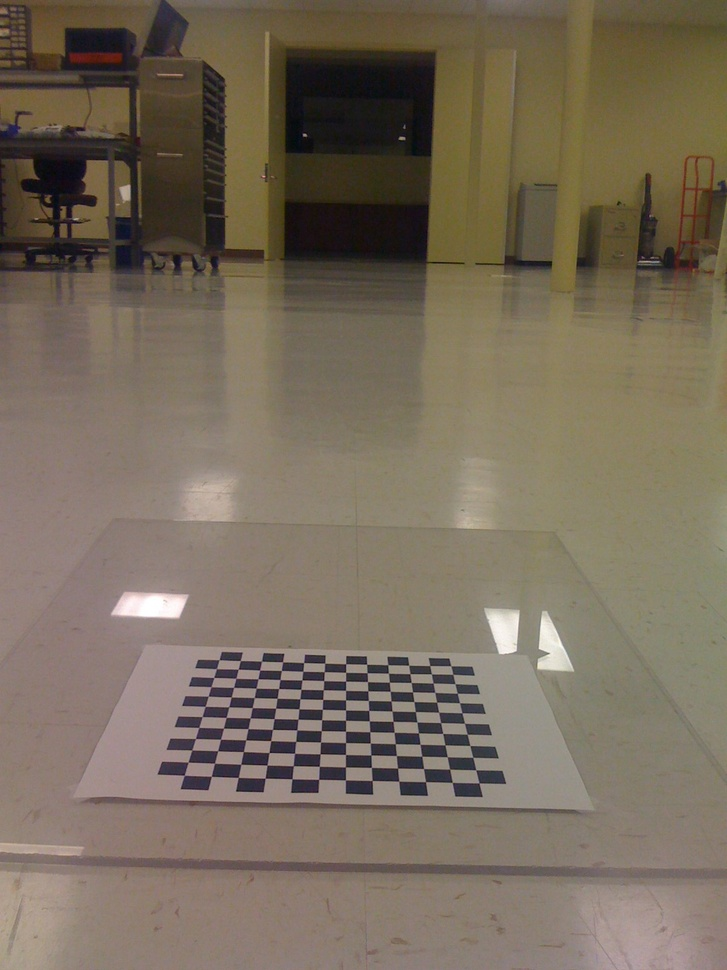
//> input picture Learning-OpenCV-3_examples/datas/birdseye/IMG_0214.jpg, 727 x 970 px, shrunk from 1200 x 1600 before the run
$ ./example_11-02 ../../datas/birdseye/IMG_0214.jpg   (built with g++ and OpenCV 4)
//> lines starting //> are read from the running program, lines starting //| are printed output that depends on the picture; after the words box and inside, x2 and y2 are one past the last pixel; in counts of white or black regions, pixels touching at a corner belong together
// Example 11-2. Code for perspective transformation
// Compute a perspective transformation between the 4 src control points
// in srcQuad to 4 dst control points in dstQuad and apply it the image.

#include "stdafx.h"
#include "..\..\_opencv.h"
#include <iostream>

using namespace std;

int main(int argc, char** argv) {

	if (argc != 2) {
		cout << "Perspective Warp\nUsage: " << argv[0] << " <imagename>\n" << endl;
		return -1;
	}

	cv::Mat src = cv::imread(argv[1], 1);
//> src is the input picture: 970 rows x 727 cols, CV_8UC3; mean B, G, R 91.8, 108.2, 120.2
	if (src.empty()) { cout << "Can not load " << argv[1] << endl; return -1; }

	cv::Point2f srcQuad[] = {
		cv::Point2f(0, 0),                   // src Top left
		cv::Point2f(src.cols - 1, 0),          // src Top right
		cv::Point2f(src.cols - 1, src.rows - 1), // src Bottom right
		cv::Point2f(0, src.rows - 1)           // src Bottom left
	};

	cv::Point2f dstQuad[] = {
		cv::Point2f(src.cols*0.05f, src.rows*0.33f),
		cv::Point2f(src.cols*0.9f, src.rows*0.25f),
		cv::Point2f(src.cols*0.8f, src.rows*0.9f),
		cv::Point2f(src.cols*0.2f, src.rows*0.7f)
	};

	// COMPUTE PERSPECTIVE MATRIX
	//
	cv::Mat warp_mat = cv::getPerspectiveTransform(srcQuad, dstQuad);
	cv::Mat dst;
	cv::warpPerspective(src, dst, warp_mat, src.size(), cv::INTER_LINEAR,
		cv::BORDER_CONSTANT, cv::Scalar());
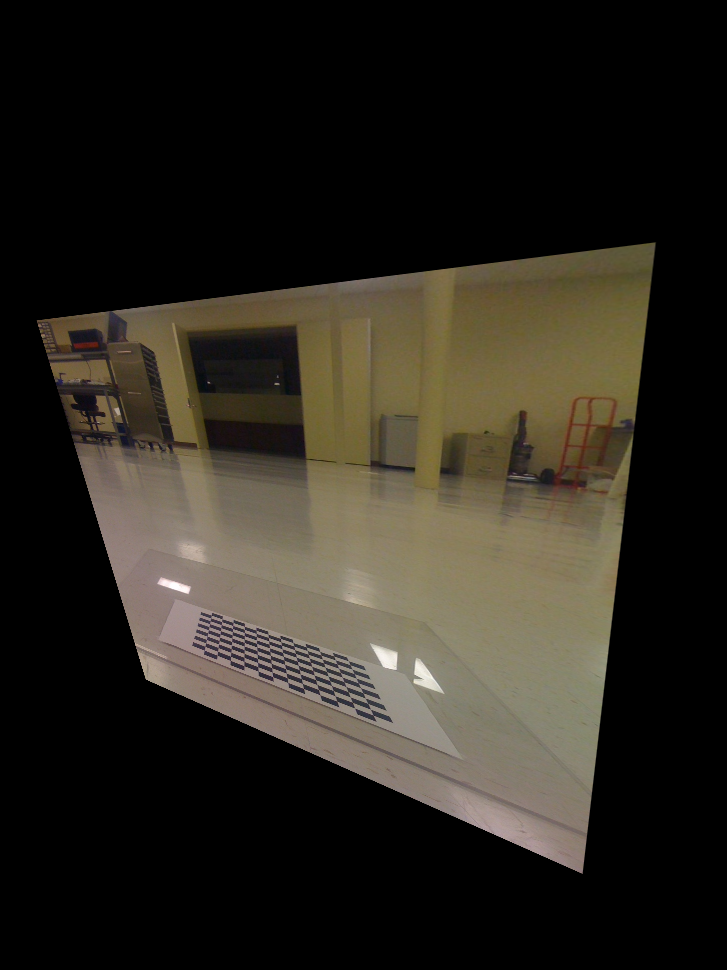
//> dst: 970 rows x 727 cols, CV_8UC3; mean B, G, R 30.6, 38.8, 42.9

	for (int i = 0; i < 4; i++)
		cv::circle(dst, dstQuad[i], 5, cv::Scalar(255, 0, 255), -1, cv::LINE_AA);
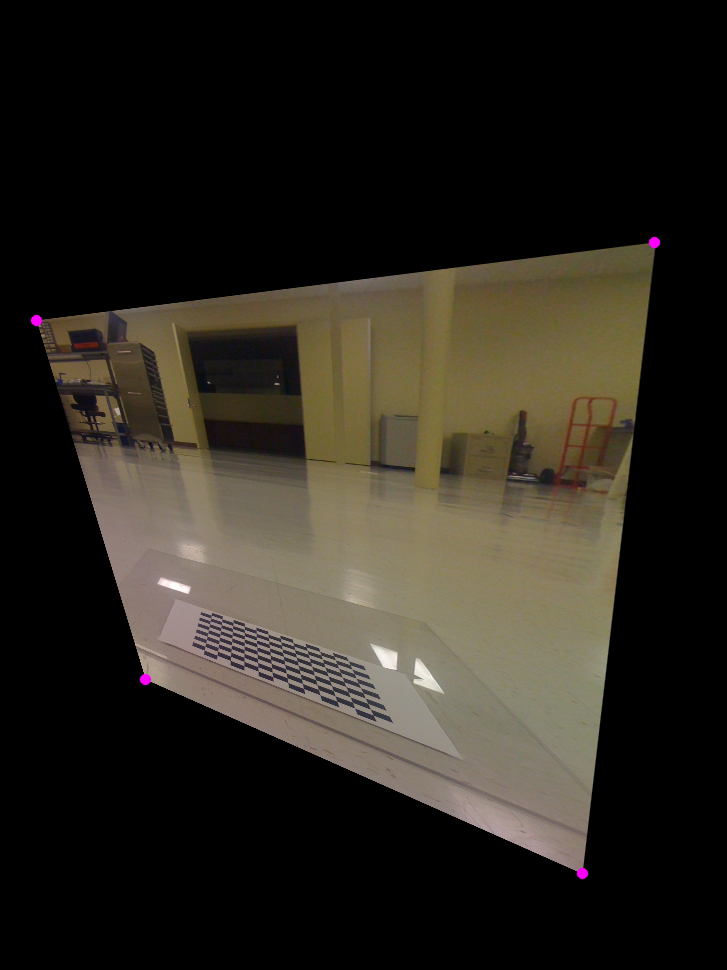
//> dst: 970 rows x 727 cols, CV_8UC3; 0.07% of pixels changed, all inside (x1, y1, x2, y2) = (30, 236, 661, 880)

	cv::imshow("Perspective Transform Test", dst);
	cv::waitKey();
	return 0;
}

$ run again, on Learning-OpenCV-3_examples/datas/birdseye/IMG_0217.jpg
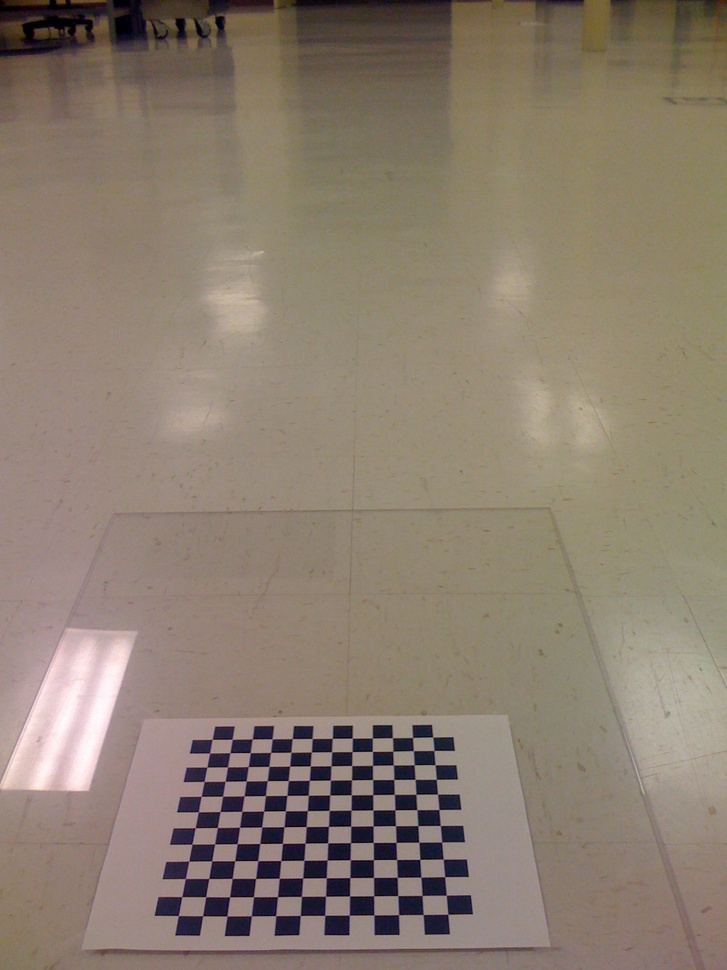
//> input picture Learning-OpenCV-3_examples/datas/birdseye/IMG_0217.jpg, 727 x 970 px, shrunk from 1200 x 1600 before the run
//> src is the input picture: 970 rows x 727 cols, CV_8UC3; mean B, G, R 111.3, 125.9, 139.5
//> `cv::warpPerspective(src, dst, warp_mat, src.size(), cv::INTER_LINEAR, ..`:
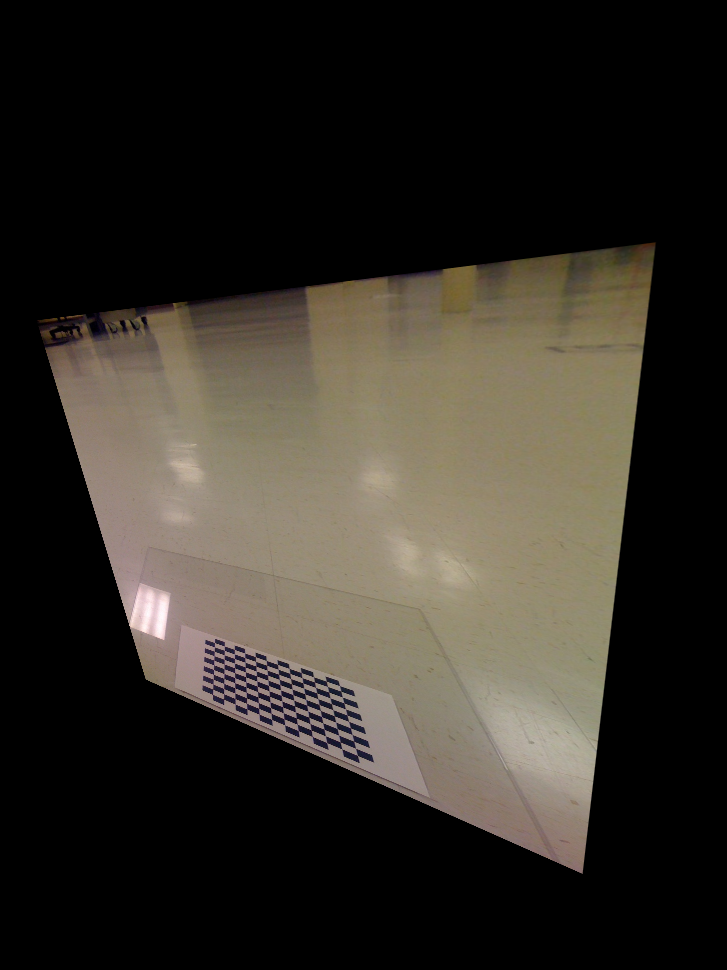
//> dst: 970 rows x 727 cols, CV_8UC3; mean B, G, R 39, 46.3, 50.8
//> after the loop `for (int i = 0; i < 4; i++)`:
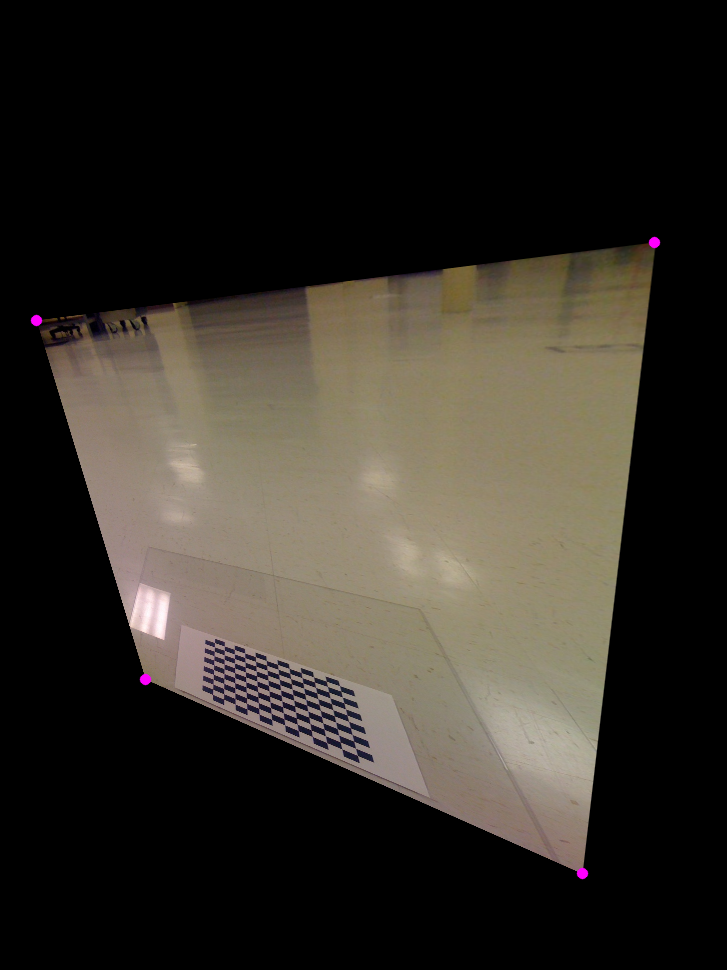
//> dst: 970 rows x 727 cols, CV_8UC3; 0.07% of pixels changed, all inside (x1, y1, x2, y2) = (30, 236, 661, 880)

$ run again, on Learning-OpenCV-3_examples/datas/birdseye/IMG_0218.jpg
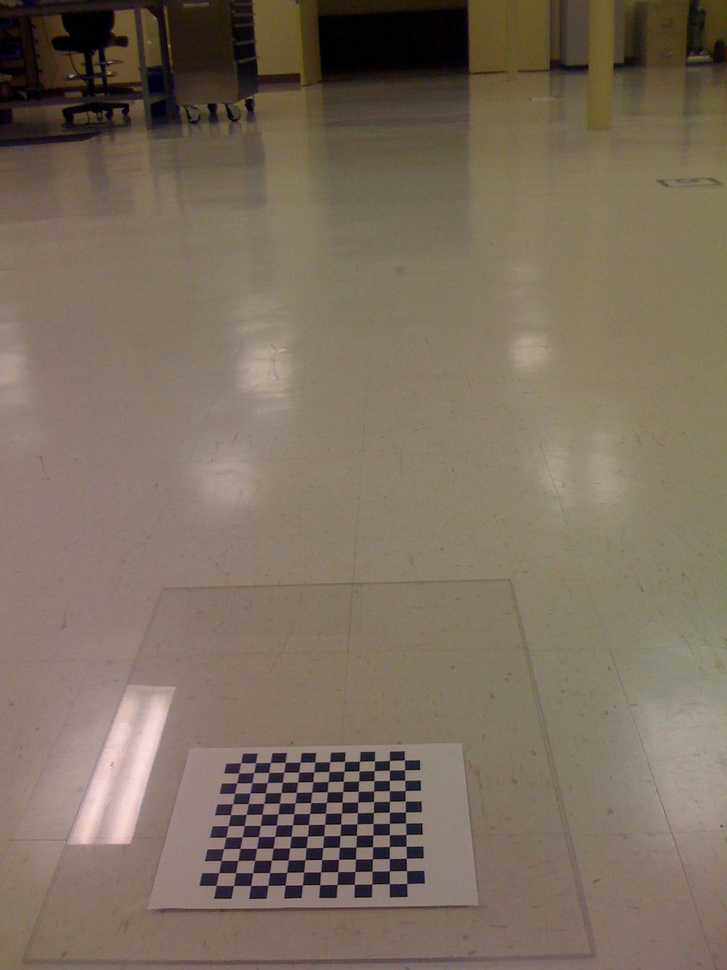
//> input picture Learning-OpenCV-3_examples/datas/birdseye/IMG_0218.jpg, 727 x 970 px, shrunk from 1200 x 1600 before the run
//> src is the input picture: 970 rows x 727 cols, CV_8UC3; mean B, G, R 94, 110.5, 122.9
//> `cv::warpPerspective(src, dst, warp_mat, src.size(), cv::INTER_LINEAR, ..`:
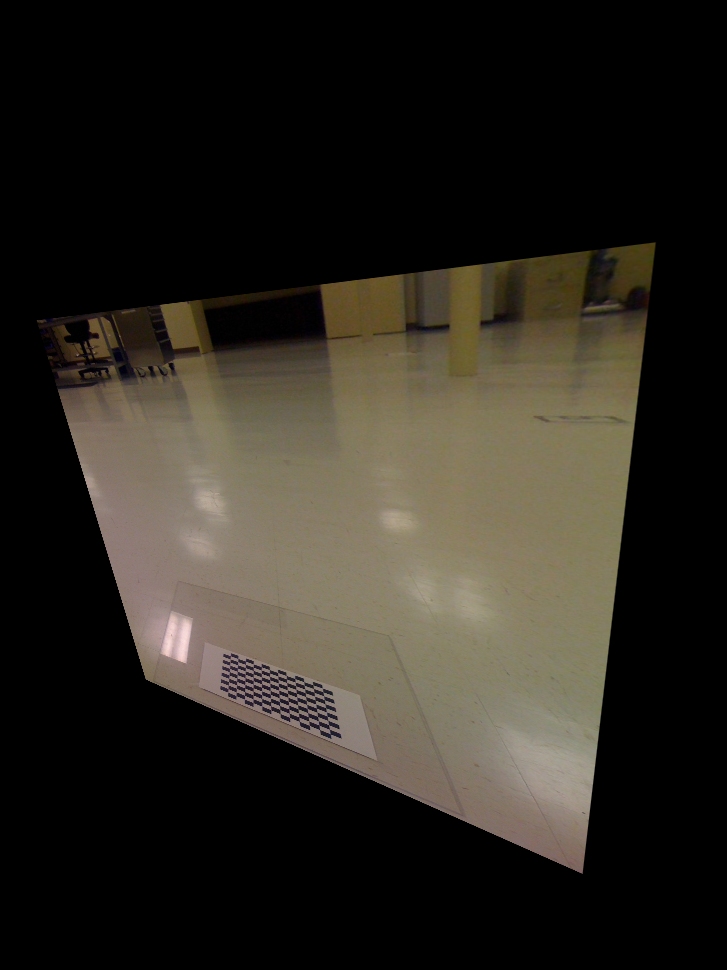
//> dst: 970 rows x 727 cols, CV_8UC3; mean B, G, R 31.9, 39.6, 43.6
//> after the loop `for (int i = 0; i < 4; i++)`:
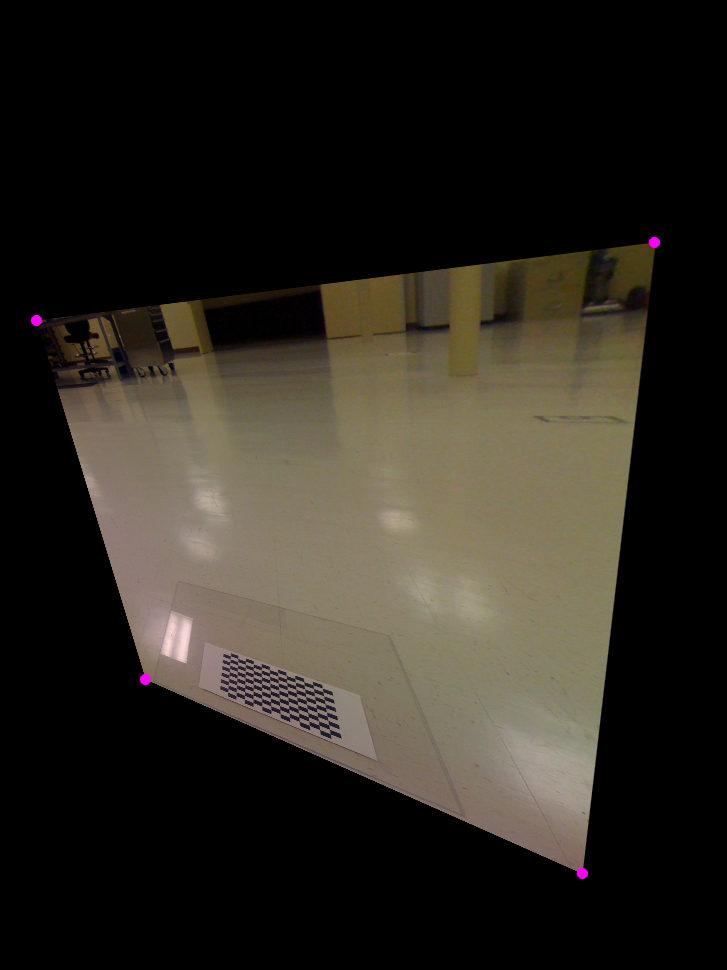
//> dst: 970 rows x 727 cols, CV_8UC3; 0.07% of pixels changed, all inside (x1, y1, x2, y2) = (30, 236, 661, 880)

$ run again, on Learning-OpenCV-3_examples/datas/birdseye/IMG_0219.jpg
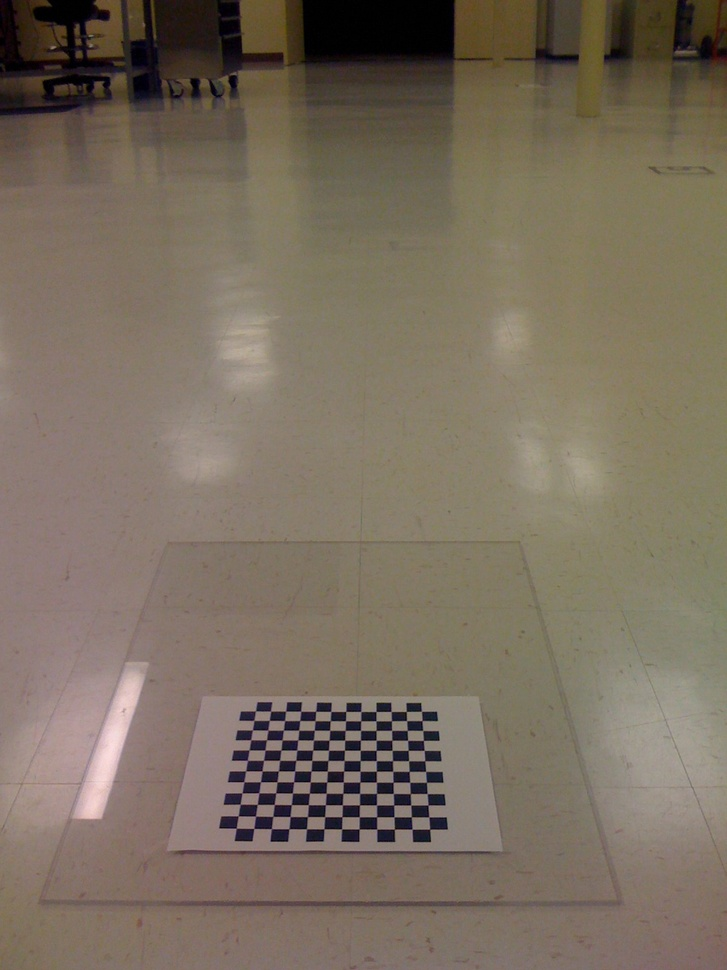
//> input picture Learning-OpenCV-3_examples/datas/birdseye/IMG_0219.jpg, 727 x 970 px, shrunk from 1200 x 1600 before the run
//> src is the input picture: 970 rows x 727 cols, CV_8UC3; mean B, G, R 95.3, 110.4, 122.4
//> `cv::warpPerspective(src, dst, warp_mat, src.size(), cv::INTER_LINEAR, ..`:
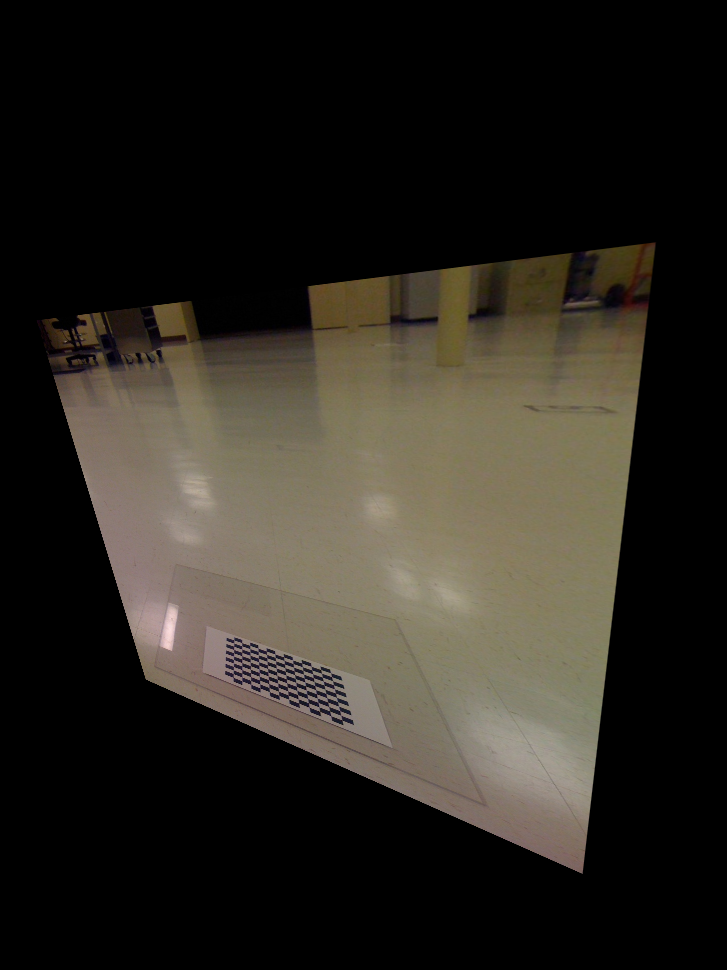
//> dst: 970 rows x 727 cols, CV_8UC3; mean B, G, R 32.4, 39.5, 43.4
//> after the loop `for (int i = 0; i < 4; i++)`:
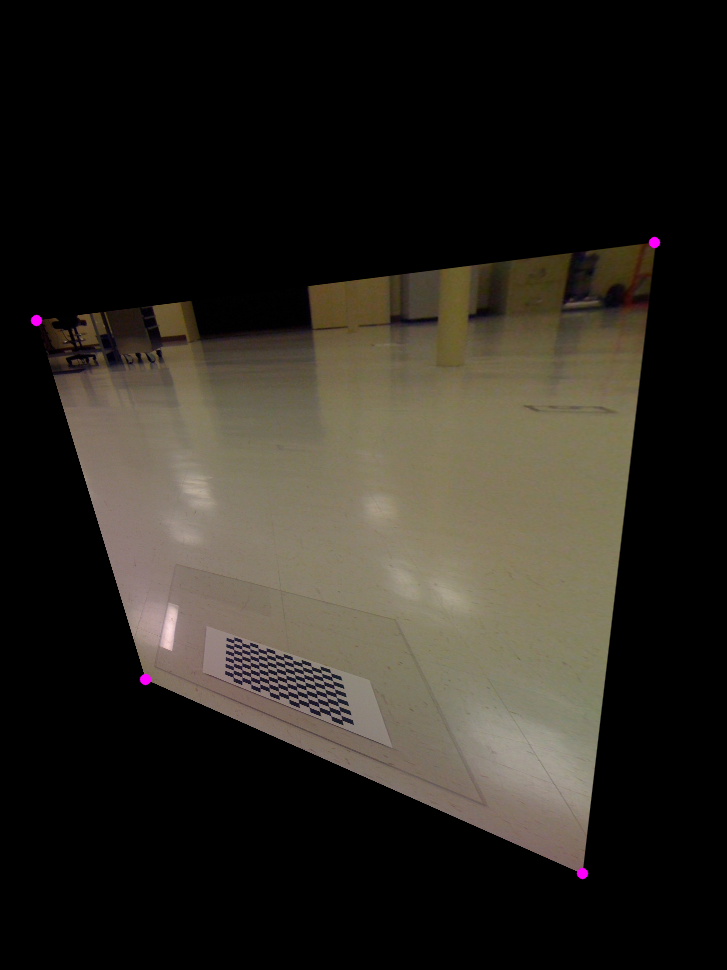
//> dst: 970 rows x 727 cols, CV_8UC3; 0.07% of pixels changed, all inside (x1, y1, x2, y2) = (30, 236, 661, 880)
